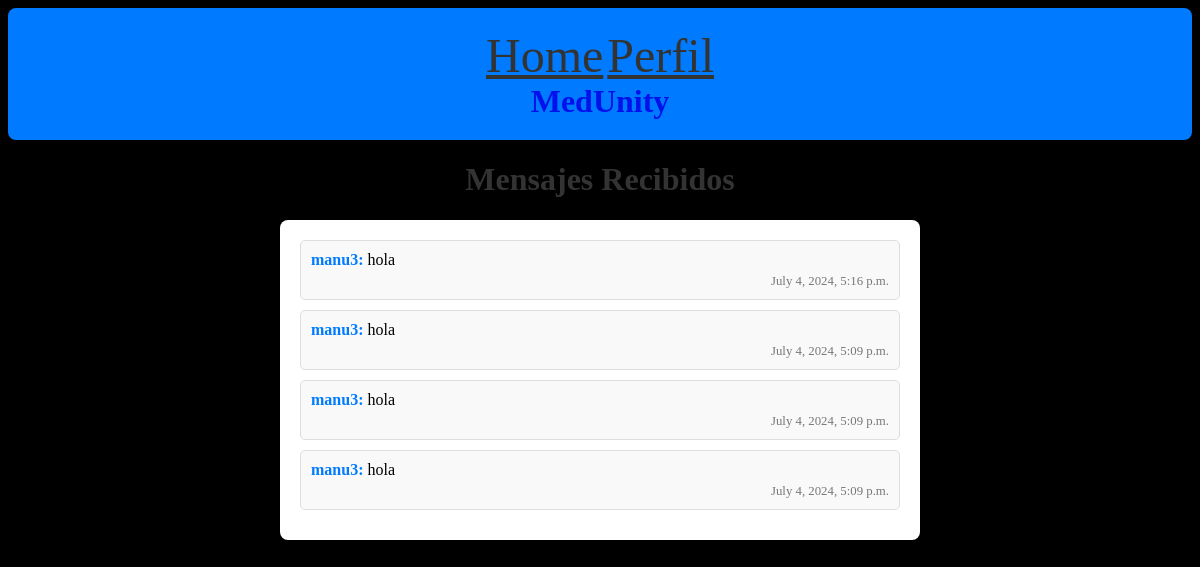
The page /enviar_mensaje/ (signed in) on the database its author committed.
### myapp/models.py (models this page shows, shortened)
class Mensaje(models.Model):
    remitente = models.ForeignKey(User, related_name='mensajes_enviados', on_delete=models.CASCADE)
    destinatario = models.ForeignKey(User, related_name='mensajes_recibidos', on_delete=models.CASCADE)
    contenido = models.TextField()
    fecha_envio = models.DateTimeField(auto_now_add=True)

### myapp/views.py (the view)
# urls.py: path('enviar_mensaje/', views.enviar_mensaje, name='enviar_mensaje'),
def enviar_mensaje(request):
    if request.method == 'POST':
        form = MensajeForm(request.POST)
        if form.is_valid():
            mensaje = form.save(commit=False)
            mensaje.remitente = request.user
            mensaje.save()
            messages.success(request, 'Mensaje enviado correctamente.')
            return redirect('enviar_mensaje')
    elif request.method == 'GET':
        mensajes = Mensaje.objects.filter(destinatario=request.user).order_by('-fecha_envio')
        return render(request, 'recibidos.html', {'mensajes': mensajes})
    else:
        form = MensajeForm()
    return render(request, 'mensaje.html', {'form': form})

### myapp/templates/recibidos.html
{% load static %}
<!DOCTYPE html>
<html>
<head>
    <link rel="stylesheet" href="{% static 'recibido.css' %}">
</head>
<body>
    <header>
        <div class="encabezado">
            <nav class="nav-enlaces">
                <a href="{% url 'inicio' %}" class="enlaces">Home</a>
                <a href="{% url 'addPaciente' %}" class="enlaces">Perfil</a>
            </nav>
            <h1 class="titulo">MedUnity</h1>
        </div>
    </header>
    <h1>Mensajes Recibidos</h1>
    <div id="mensajes">
        {% for mensaje in mensajes %}
            <div class="mensaje">
                <strong>{{ mensaje.remitente.username }}:</strong> {{ mensaje.contenido }}
                <span class="fecha">{{ mensaje.fecha_envio }}</span>
            </div>
        {% endfor %}
    </div>
</body>
</html>

### myapp/static/recibido.css (style rules this page uses)
body { height: 100vh; background-color: #000; background-image: url('https://static9.depositphotos.com/1007566/1177/v/450/depositphotos_11771181-stock-illustration-medical-symbol.jpg'); background-size: cover; background-position: center; background-repeat: no-repeat; }
h1 { text-align: center; color: #333; }
#mensajes { margin: 20px auto; max-width: 600px; background-color: #fff; border-radius: 8px; box-shadow: 0 0 10px rgba(0, 0, 0, 0.1); padding: 20px; }
.mensaje { background-color: #f9f9f9; border: 1px solid #ddd; border-radius: 5px; padding: 10px; margin-bottom: 10px; transition: background-color 0.3s; }
.mensaje strong { color: #007bff; font-weight: bold; }
.fecha { display: block; color: #777; font-size: 0.8rem; margin-top: 5px; text-align: right; }
.encabezado { text-align: center; background-color: #007bff; color: #fff; padding: 20px; border-radius: 8px; margin-bottom: 20px; }
.encabezado h1 { margin: 0; font-size: 2rem; color: #0111ec; }
.enlaces { font-size: 3rem; color: #333; transition: text-shadow 0.3s ease-in-out; }

### rows shown on the page
Mensaje: remitente.username "manu3", contenido "hola", fecha_envio "July 4, 2024, 5:16 p.m."
Mensaje: remitente.username "manu3", contenido "hola", fecha_envio "July 4, 2024, 5:09 p.m."
Mensaje: remitente.username "manu3", contenido "hola", fecha_envio "July 4, 2024, 5:09 p.m."
Mensaje: remitente.username "manu3", contenido "hola", fecha_envio "July 4, 2024, 5:09 p.m."
